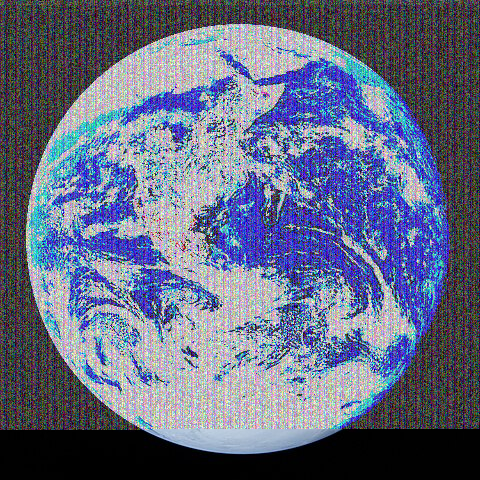
#> input picture tests/les3_7_t_t.png, 480 x 480 px, found by its file name
$ jupyter execute bruit.ipynb
#> lines starting #> are read from the running program, lines starting #| are printed output that depends on the picture
[cell 1]
from PIL import Image
import random

def ajouter_bruit(chemin, intensite_bruit=0.01):

#> called with chemin = 'C:/Github/TIPE/tests/les3_7_t_t.png', intensite_bruit = 0.01
    img = Image.open(chemin).convert("RGB")
    pixels = img.load()
    largeur, hauteur = img.size
#> largeur = 480; hauteur = 480

    nombre_pixels = int(largeur * hauteur * intensite_bruit)
#> nombre_pixels = 2304

    for _ in range(nombre_pixels):
        x = random.randint(0, largeur - 1)
        y = random.randint(0, hauteur - 1)
        r, g, b = pixels[x, y]

        # Choisir une composante aléatoire à modifier
        composante = random.choice([0, 1, 2])
        bruit = random.randint(0, 255)

        if composante == 0:
            pixels[x, y] = (bruit, g, b)
        elif composante == 1:
            pixels[x, y] = (r, bruit, b)
        else:
            pixels[x, y] = (r, g, bruit)
#> this loop made 2304 passes
#> (r, g, b) on passes 1 to 3: (85, 135, 223), (96, 122, 84), (90, 38, 53)

    img.show()
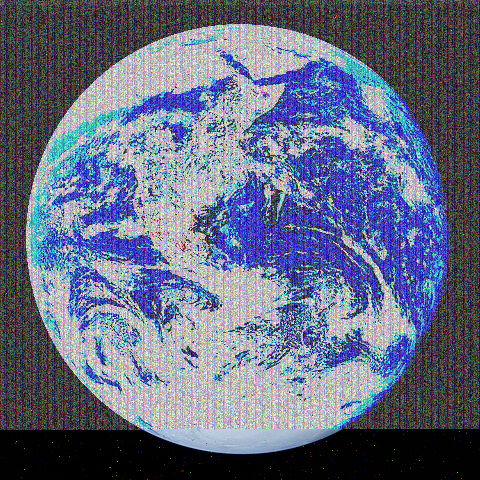
#> shown: PIL image 480x480 RGB; mean R, G, B 99.9, 107.5, 131.5
